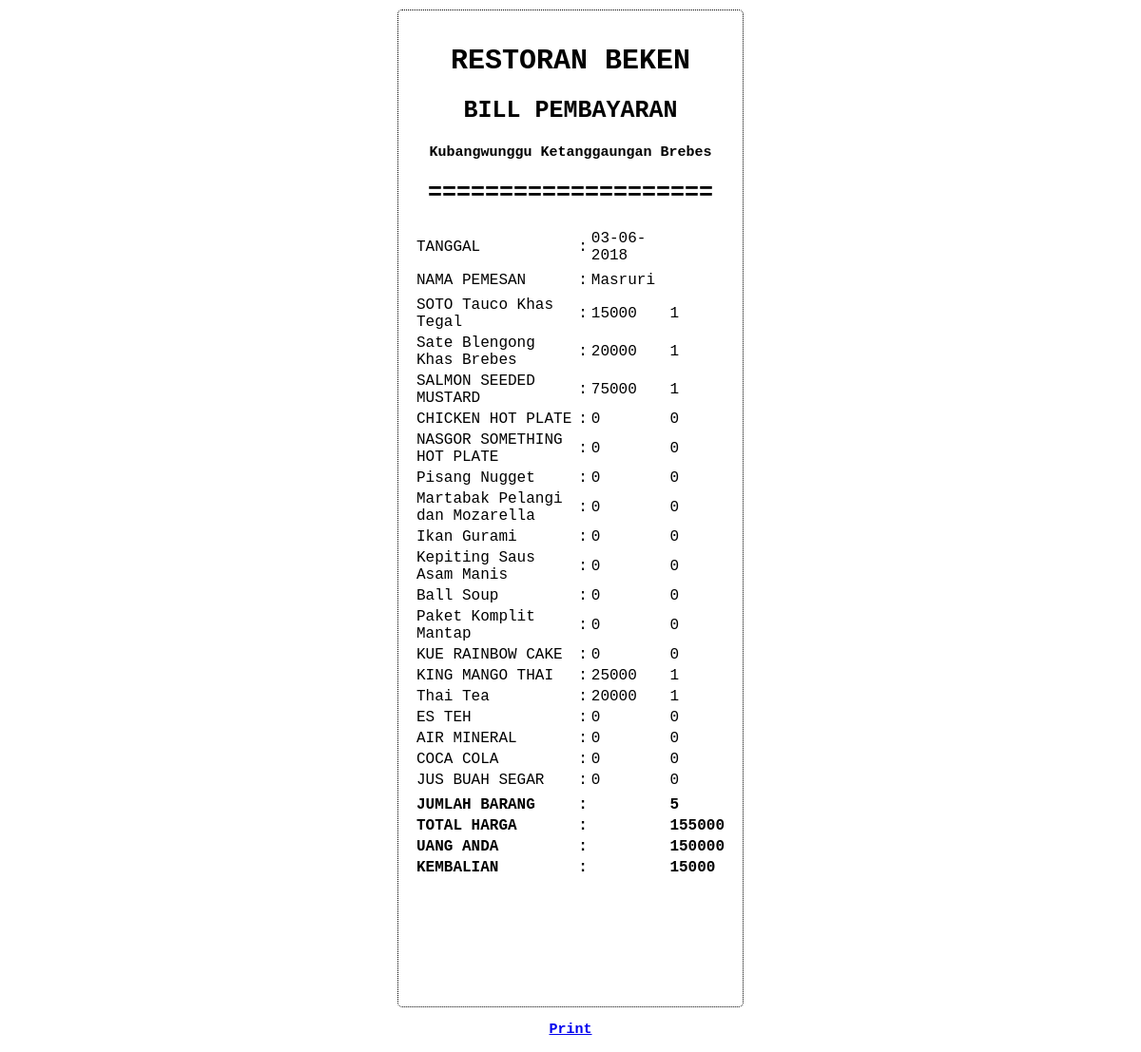
The app's page /struck.php?user=4 with its own data.
### tables this page shows
CREATE TABLE `pes` (
  `Id_Pesanan` int(11) NOT NULL,
  `Nama_Customer` varchar(100) NOT NULL,
  `Alamat` varchar(100) NOT NULL,
  `Tanggal` date NOT NULL,
  `order1` int(11) NOT NULL,
  `order2` int(11) NOT NULL,
  `order3` int(11) NOT NULL,
  `order4` int(11) NOT NULL,
  `order5` int(11) NOT NULL,
  `order6` int(11) NOT NULL,
  `order7` int(11) NOT NULL,
  `order8` int(11) NOT NULL,
  `order9` int(11) NOT NULL,
  `order10` int(11) NOT NULL,
  `order11` int(11) NOT NULL,
  `order12` int(11) NOT NULL,
  `order13` int(11) NOT NULL,
  `order14` int(11) NOT NULL,
  `order15` int(11) NOT NULL,
  `order16` int(11) NOT NULL,
  `order17` int(11) NOT NULL,
  `order18` int(11) NOT NULL,
  `Jumlah_Total` int(11) NOT NULL,
  `Jumlah_Barang` int(11) NOT NULL,
  `Diskon` int(11) NOT NULL,
  `Jumlah_Bayar` int(11) NOT NULL,
  `Uang_Anda` int(11) NOT NULL,
  `Kembalian` int(11) NOT NULL
);

### struck.php (the view, shortened to what this page needs)
<html>
<head>
	<link href ="struk.css" rel = "stylesheet" type="text/css" media = "all" />
</head>
<body>
	<div class="container">
		<h1> RESTORAN BEKEN </h1>
		<h2> BILL PEMBAYARAN </h2>
		<h3> Kubangwunggu Ketanggaungan Brebes</h3>
		<h2> ==================== </h2>
<?php
$tgl_skrg = date("d-m-Y");
$host = "localhost";
$username = "root";
$password = "";
$db_name = "restoranbeken";
$konek = new mysqli($host, $username, $password , $db_name);
if($konek->connect_error){
  die("Koneksi Gagal Karena : ". $konek->connect_error);
}else {
$user = $_GET['user'];
$sql = "select * from pes where Id_Pesanan = '$user' ";
$data = $konek->query($sql);
echo "<table border='0'>";
if ($data->num_rows > 0){
	while ($row = $data->fetch_assoc()) {
		echo "<h3><tr>";
		echo "<td>TANGGAL </td>";
		echo "<td> : </td>";
		echo "<td> $tgl_skrg </td>";
		echo "</tr>";
		echo "<td></td>";
		echo "<tr>";
		echo "<td> NAMA PEMESAN </td>";
		echo "<td> : </td>";
		echo "<td>".$row['Nama_Customer']."</td>";
		echo "</tr>";
		echo "<td></td>";
		echo "<tr>";
		echo "<td> SOTO Tauco Khas Tegal </td>";
		echo "<td> : </td>";
		echo "<td>".$row['order1']*15000;
		echo "</td>";
		echo "<td>".$row['order1']."</td>";
		echo "</tr>";
		echo "<tr>";
		echo "<td> Sate Blengong Khas Brebes </td>";
		echo "<td> : </td>";
		echo "<td>".$row['order2']*20000;
		echo "</td>";
		echo "<td>".$row['order2']."</td>";
		echo "</tr>";
		echo "<tr>";
		echo "<td> SALMON SEEDED MUSTARD</td>";
		echo "<td> : </td>";
		echo "<td>".$row['order3']*75000;
		echo "</td>";
		echo "<td>".$row['order3']."</td>";
		echo "</tr>";
		echo "<tr>";
		echo "<td> CHICKEN HOT PLATE </td>";
		echo "<td> : </td>";
		echo "<td>".$row['order4']*20000;
		echo "</td>";
		echo "<td>".$row['order4']."</td>";
		echo "</tr>";
		echo "<tr>";
		echo "<td> NASGOR SOMETHING HOT PLATE </td>";
		echo "<td> : </td>";
		echo "<td>".$row['order5']*20000;
		echo "</td>";
		echo "<td>".$row['order5']."</td>";
		echo "</tr>";
		echo "<tr>";
		echo "<td> Pisang Nugget </td>";
		echo "<td> : </td>";
		echo "<td>".$row['order6']*25000;
		echo "</td>";
		echo "<td>".$row['order6']."</td>";
		echo "</tr>";
		echo "<tr>";
		echo "<td> Martabak Pelangi dan Mozarella </td>";
		echo "<td> : </td>";
		echo "<td>".$row['order7']*50000;
		echo "</td>";
		echo "<td>".$row['order7']."</td>";
		echo "</tr>";
		echo "<tr>";
		echo "<td> Ikan Gurami </td>";
		echo "<td> : </td>";
		echo "<td>".$row['order8']*60000;
		echo "</td>";
		echo "<td>".$row['order8']."</td>";
		echo "</tr>";
		echo "<tr>";
		echo "<td> Kepiting Saus Asam Manis </td>";
		echo "<td> : </td>";
		echo "<td>".$row['order9']*75000;
		echo "</td>";
		echo "<td>".$row['order9']."</td>";
		echo "</tr>";
		echo "<tr>";
		echo "<td> Ball Soup </td>";
		echo "<td> : </td>";
		echo "<td>".$row['order10']*25000;
		echo "</td>";
		echo "<td>".$row['order10']."</td>";
		echo "</tr>";
		echo "<tr>";
		echo "<td> Paket Komplit Mantap</td>";
		echo "<td> : </td>";
		echo "<td>".$row['order11']*220000;
		echo "</td>";
		echo "<td>".$row['order11']."</td>";
		echo "</tr>";
		echo "<tr>";
		echo "<td> KUE RAINBOW CAKE</td>";
		echo "<td> : </td>";
		echo "<td>".$row['order12']*20000;
		echo "</td>";
		echo "<td>".$row['order12']."</td>";
		echo "</tr>";
		echo "<tr>";
		echo "<td> KING MANGO THAI </td>";
		echo "<td> : </td>";
		echo "<td>".$row['order13']*25000;
		echo "</td>";
		echo "<td>".$row['order13']."</td>";
		echo "</tr>";
		echo "<tr>";
		echo "<td> Thai Tea </td>";
		echo "<td> : </td>";
		echo "<td>".$row['order14']*20000;
		echo "</td>";
		echo "<td>".$row['order14']."</td>";
		echo "</tr>";
		echo "<tr>";
		echo "<td> ES TEH  </td>";
		echo "<td> : </td>";
		echo "<td>".$row['order15']*3000;
		echo "</td>";
		echo "<td>".$row['order15']."</td>";
		echo "</tr>";
		echo "<tr>";
		echo "<td> AIR MINERAL </td>";
		echo "<td> : </td>";
		echo "<td>".$row['order16']*5000;
		echo "</td>";
		echo "<td>".$row['order16']."</td>";
		echo "</tr>";
		echo "<tr>";
		echo "<td> COCA COLA </td>";
		echo "<td> : </td>";
		echo "<td>".$row['order17']*10000;
		echo "</td>";
		echo "<td>".$row['order17']."</td>";
		echo "</tr>";
		echo "<tr>";
		echo "<td> JUS BUAH SEGAR </td>";
		echo "<td> : </td>";
		echo "<td>".$row['order18']*20000;
		echo "</td>";
		echo "<td>".$row['order18']."</td>";
		echo "</tr>";
		echo "<td></td>";
		echo "<tr>";
		echo "<td><b> JUMLAH BARANG </td>";
		echo "<td><b> : </td>";
		echo "<td></td>";
		echo "<td><b>".$row['Jumlah_Barang'];
		echo "</td>";
		echo "</tr>";
		echo "<tr>";
		echo "<td><b> TOTAL HARGA </td>";
		echo "<td><b> : </td>";
		echo "<td></td>";
		echo "<td><b>".$row['Jumlah_Total'];
		echo "</td>";
		echo "</tr>";
		echo "<tr>";
		echo "<td><b> UANG ANDA </td>";
		echo "<td><b> : </td>";
		echo "<td></td>";
		echo "<td><b>".$row['Uang_Anda'];
		echo "</td>";
		echo "</tr>";
		echo "<tr>";
		echo "<td><b> KEMBALIAN </td>";
		echo "<td><b> : </td>";
		echo "<td></td>";
		echo "<td><b>".$row['Kembalian'];
		echo "</td>";
		echo "</tr>";
		echo "</table>";
	}
}else{
	echo"Tidak dapat di cetak";
}
}
?>
</div>
<h3><a href="#" onclick="window.print()"> Print </a> </h3>
</body>
</html>

### struk.css (style rules this page uses)
body { font-family: 'Courier New'; text-align: left; }
.container { width: 330px; height:1000px; background-color: #FFF; border-radius : 5px; margin : 0 auto; border: 1px dotted black; margin-top :10px; padding-top: 1em; padding-bottom: 2em; padding-left: 1em; padding-right: 1em; }
h1 { text-align: center; font-size: 30px; }
h2 { text-align: center; font-size: 25px; }
h3 { text-align: center; font-size: 15px; }

### records on screen
pes: Nama_Customer "Masruri", $row['order1']*15000 "15000", order1 "1", $row['order2']*20000 "20000", order2 "1", $row['order3']*75000 "75000", order3 "1", $row['order4']*20000 "0", order4 "0", $row['order5']*20000 "0", order5 "0", $row['order6']*25000 "0", order6 "0", $row['order7']*50000 "0", order7 "0", $row['order8']*60000 "0", order8 "0", $row['order9']*75000 "0", order9 "0", $row['order10']*25000 "0", order10 "0", $row['order11']*220000 "0", order11 "0", $row['order12']*20000 "0", order12 "0", $row['order13']*25000 "25000", order13 "1", $row['order14']*20000 "20000", order14 "1", $row['order15']*3000 "0", order15 "0", $row['order16']*5000 "0", order16 "0", $row['order17']*10000 "0", order17 "0", $row['order18']*20000 "0", order18 "0", Jumlah_Barang "5", Jumlah_Total "155000", Uang_Anda "150000", Kembalian "15000"
